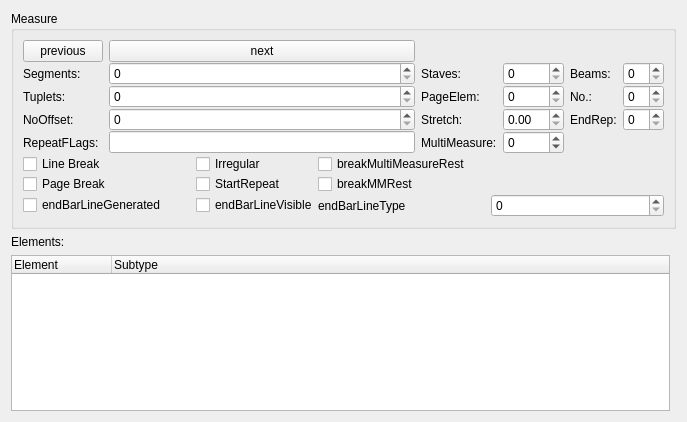
<?xml version="1.0" encoding="UTF-8"?>
<ui version="4.0">
 <class>MeasureBase</class>
 <widget class="QWidget" name="MeasureBase">
  <property name="geometry">
   <rect>
    <x>0</x>
    <y>0</y>
    <width>687</width>
    <height>422</height>
   </rect>
  </property>
  <property name="windowTitle">
   <string>Form</string>
  </property>
  <layout class="QGridLayout">
   <item row="0" column="0" colspan="2">
    <widget class="QGroupBox" name="MeasureBase_2">
     <property name="title">
      <string notr="true">Measure</string>
     </property>
     <property name="flat">
      <bool>true</bool>
     </property>
     <layout class="QGridLayout">
      <property name="horizontalSpacing">
       <number>6</number>
      </property>
      <property name="verticalSpacing">
       <number>0</number>
      </property>
      <property name="margin">
       <number>9</number>
      </property>
      <item row="5" column="0" colspan="6">
       <layout class="QGridLayout" name="gridLayout">
        <property name="margin">
         <number>0</number>
        </property>
        <item row="0" column="0">
         <widget class="QCheckBox" name="lineBreak">
          <property name="text">
           <string notr="true">Line Break</string>
          </property>
         </widget>
        </item>
        <item row="0" column="1">
         <widget class="QCheckBox" name="irregular">
          <property name="sizePolicy">
           <sizepolicy hsizetype="Fixed" vsizetype="Fixed">
            <horstretch>0</horstretch>
            <verstretch>0</verstretch>
           </sizepolicy>
          </property>
          <property name="text">
           <string notr="true">Irregular</string>
          </property>
         </widget>
        </item>
        <item row="1" column="0">
         <widget class="QCheckBox" name="pageBreak">
          <property name="text">
           <string notr="true">Page Break</string>
          </property>
         </widget>
        </item>
        <item row="1" column="1">
         <widget class="QCheckBox" name="startRepeat">
          <property name="sizePolicy">
           <sizepolicy hsizetype="Fixed" vsizetype="Fixed">
            <horstretch>0</horstretch>
            <verstretch>0</verstretch>
           </sizepolicy>
          </property>
          <property name="text">
           <string notr="true">StartRepeat</string>
          </property>
         </widget>
        </item>
        <item row="0" column="2" colspan="2">
         <widget class="QCheckBox" name="breakMultiMeasureRest">
          <property name="text">
           <string>breakMultiMeasureRest</string>
          </property>
         </widget>
        </item>
        <item row="1" column="2" colspan="2">
         <widget class="QCheckBox" name="breakMMRest">
          <property name="text">
           <string notr="true">breakMMRest</string>
          </property>
         </widget>
        </item>
        <item row="2" column="0">
         <widget class="QCheckBox" name="endBarLineGenerated">
          <property name="text">
           <string notr="true">endBarLineGenerated</string>
          </property>
         </widget>
        </item>
        <item row="2" column="1">
         <widget class="QCheckBox" name="endBarLineVisible">
          <property name="text">
           <string notr="true">endBarLineVisible</string>
          </property>
         </widget>
        </item>
        <item row="2" column="2">
         <widget class="QLabel" name="label_10">
          <property name="text">
           <string notr="true">endBarLineType</string>
          </property>
         </widget>
        </item>
        <item row="2" column="3">
         <widget class="QSpinBox" name="endBarLineType"/>
        </item>
       </layout>
      </item>
      <item row="2" column="5">
       <widget class="QSpinBox" name="measureNo"/>
      </item>
      <item row="2" column="4">
       <widget class="QLabel" name="label_8">
        <property name="text">
         <string notr="true">No.:</string>
        </property>
        <property name="textFormat">
         <enum>Qt::PlainText</enum>
        </property>
       </widget>
      </item>
      <item row="1" column="4">
       <widget class="QLabel" name="label_7">
        <property name="text">
         <string notr="true">Beams:</string>
        </property>
        <property name="textFormat">
         <enum>Qt::PlainText</enum>
        </property>
       </widget>
      </item>
      <item row="1" column="5">
       <widget class="QSpinBox" name="beams"/>
      </item>
      <item row="3" column="3">
       <widget class="QDoubleSpinBox" name="stretch"/>
      </item>
      <item row="2" column="3">
       <widget class="QSpinBox" name="pageElements"/>
      </item>
      <item row="3" column="2">
       <widget class="QLabel" name="label_6">
        <property name="text">
         <string notr="true">Stretch:</string>
        </property>
        <property name="textFormat">
         <enum>Qt::PlainText</enum>
        </property>
       </widget>
      </item>
      <item row="1" column="3">
       <widget class="QSpinBox" name="staves"/>
      </item>
      <item row="2" column="2">
       <widget class="QLabel" name="label_5">
        <property name="text">
         <string notr="true">PageElem:</string>
        </property>
        <property name="textFormat">
         <enum>Qt::PlainText</enum>
        </property>
       </widget>
      </item>
      <item row="1" column="2">
       <widget class="QLabel" name="label_4">
        <property name="text">
         <string notr="true">Staves:</string>
        </property>
        <property name="textFormat">
         <enum>Qt::PlainText</enum>
        </property>
       </widget>
      </item>
      <item row="3" column="1">
       <widget class="QSpinBox" name="noOffset"/>
      </item>
      <item row="2" column="1">
       <widget class="QSpinBox" name="tuplets"/>
      </item>
      <item row="3" column="0">
       <widget class="QLabel" name="label_3">
        <property name="text">
         <string notr="true">NoOffset:</string>
        </property>
        <property name="textFormat">
         <enum>Qt::PlainText</enum>
        </property>
       </widget>
      </item>
      <item row="2" column="0">
       <widget class="QLabel" name="label_2">
        <property name="text">
         <string notr="true">Tuplets:</string>
        </property>
        <property name="textFormat">
         <enum>Qt::PlainText</enum>
        </property>
       </widget>
      </item>
      <item row="1" column="1">
       <widget class="QSpinBox" name="segments">
        <property name="sizePolicy">
         <sizepolicy hsizetype="Preferred" vsizetype="Fixed">
          <horstretch>0</horstretch>
          <verstretch>0</verstretch>
         </sizepolicy>
        </property>
       </widget>
      </item>
      <item row="1" column="0">
       <widget class="QLabel" name="label">
        <property name="text">
         <string notr="true">Segments:</string>
        </property>
        <property name="textFormat">
         <enum>Qt::PlainText</enum>
        </property>
       </widget>
      </item>
      <item row="3" column="5">
       <widget class="QSpinBox" name="endRepeat"/>
      </item>
      <item row="3" column="4">
       <widget class="QLabel" name="label_9">
        <property name="text">
         <string notr="true">EndRep:</string>
        </property>
       </widget>
      </item>
      <item row="4" column="1">
       <widget class="QLineEdit" name="repeatFlags">
        <property name="readOnly">
         <bool>true</bool>
        </property>
       </widget>
      </item>
      <item row="4" column="0">
       <widget class="QLabel" name="label_13">
        <property name="text">
         <string notr="true">RepeatFLags:</string>
        </property>
       </widget>
      </item>
      <item row="0" column="0">
       <widget class="QPushButton" name="prevButton">
        <property name="toolTip">
         <string notr="true"/>
        </property>
        <property name="text">
         <string notr="true">previous</string>
        </property>
       </widget>
      </item>
      <item row="0" column="1">
       <widget class="QPushButton" name="nextButton">
        <property name="text">
         <string notr="true">next</string>
        </property>
       </widget>
      </item>
      <item row="4" column="3">
       <widget class="QSpinBox" name="multiMeasure">
        <property name="minimum">
         <number>-2</number>
        </property>
        <property name="maximum">
         <number>99999</number>
        </property>
       </widget>
      </item>
      <item row="4" column="2">
       <widget class="QLabel" name="label_12">
        <property name="toolTip">
         <string notr="true"/>
        </property>
        <property name="text">
         <string notr="true">MultiMeasure:</string>
        </property>
       </widget>
      </item>
     </layout>
    </widget>
   </item>
   <item row="1" column="0">
    <widget class="QLabel" name="label_11">
     <property name="text">
      <string notr="true">Elements:</string>
     </property>
    </widget>
   </item>
   <item row="2" column="0">
    <widget class="QTreeWidget" name="sel">
     <column>
      <property name="text">
       <string notr="true">Element</string>
      </property>
     </column>
     <column>
      <property name="text">
       <string notr="true">Subtype</string>
      </property>
     </column>
    </widget>
   </item>
  </layout>
 </widget>
 <resources/>
 <connections/>
</ui>
